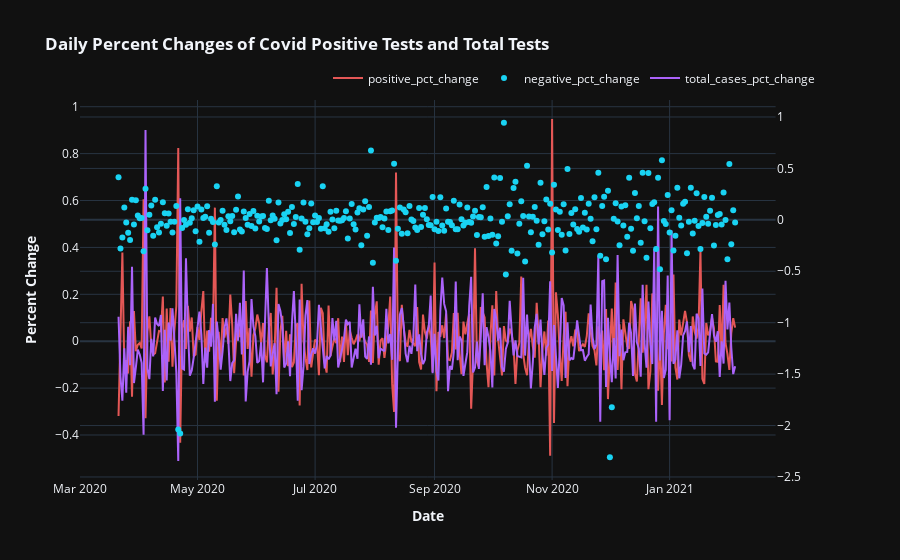

Notebook code for this chart:
### Markdown cell above
## The total daily tests (purple), the total daily positive (red) and total daily negative tests.(lilac)

### Code cell
fig4 = make_subplots(specs=[[{"secondary_y": True}]])
fig4.add_trace(
    go.Scatter(x=date
               ,y=positive_pct_change
               ,name="positive_pct_change"
               ,mode="lines"
               ,marker_color=px.colors.qualitative.T10[2]),
    secondary_y=False,
)
fig4.add_trace(
    go.Scatter(x=date
               ,y=negative_pct_change
               ,name="negative_pct_change"
               ,mode="markers"
               ,marker_color=px.colors.qualitative.Plotly[5]),
    secondary_y=True,
)
fig4.add_trace(
    go.Scatter(x=date
               ,y=total_cases_pct_change
               ,name="total_cases_pct_change"
               ,mode="lines"
               ,marker_color=px.colors.qualitative.Plotly[3]),
    secondary_y=False,
)
# Add fig4ure title
fig4.update_layout(
    title_text="<b>Daily Percent Changes of Covid Positive Tests and Total Tests</b>"
)
# Set x-axis title
fig4.update_xaxes(title_text="<b>Date</b>")
# Set y-axes titles
fig4.update_yaxes(title_text="<b>Percent Change</b>", secondary_y=False)
# Change the bar mode
fig4.update_layout(barmode='stack')
# Customize aspect
fig4.update_traces(marker_line_width=.01)
#update legend
fig4.update_layout(
    template='plotly_dark'
    ,legend=dict(
    orientation="h",
    yanchor="bottom",
    y=1.02,
    xanchor="right",
    x=1
))
fig4.show()

### Figure 1 — Plotly figure (JSON) as saved in the notebook; plotly's stock layout.template omitted (floating-point values rounded to 4 significant figures; data arrays with more than 128 entries replaced by an {"elided": "..."} marker saying what was removed)
{"data": [{"marker": {"color": "#E45756", "line": {"width": 0.01}}, "mode": "lines", "name": "positive_pct_change", "type": "scatter", "x": {"elided": "322 str values"}, "xaxis": "x", "y": {"elided": "322 float values"}, "yaxis": "y"}, {"marker": {"color": "#19D3F3", "line": {"width": 0.01}}, "mode": "markers", "name": "negative_pct_change", "type": "scatter", "x": {"elided": "322 str values"}, "xaxis": "x", "y": {"elided": "322 float values"}, "yaxis": "y2"}, {"marker": {"color": "#AB63FA", "line": {"width": 0.01}}, "mode": "lines", "name": "total_cases_pct_change", "type": "scatter", "x": {"elided": "322 str values"}, "xaxis": "x", "y": {"elided": "322 float values"}, "yaxis": "y"}], "layout": {"barmode": "stack", "legend": {"orientation": "h", "x": 1, "xanchor": "right", "y": 1.02, "yanchor": "bottom"}, "title": {"text": "<b>Daily Percent Changes of Covid Positive Tests and Total Tests</b>"}, "xaxis": {"anchor": "y", "domain": [0, 0.94], "title": {"text": "<b>Date</b>"}}, "yaxis": {"anchor": "x", "domain": [0, 1], "title": {"text": "<b>Percent Change</b>"}}, "yaxis2": {"anchor": "x", "overlaying": "y", "side": "right"}}}
